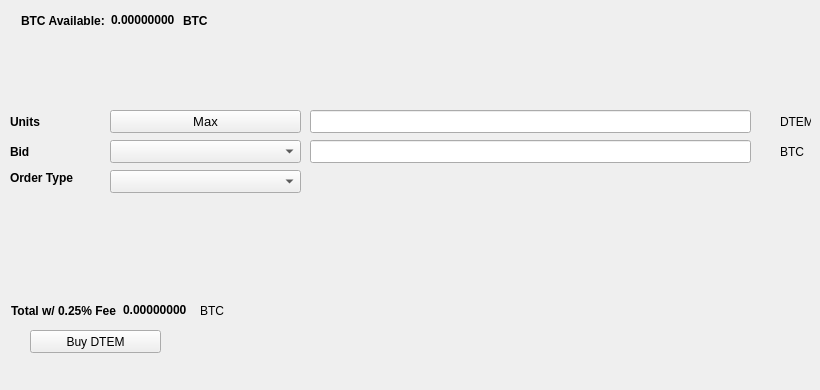
   <widget class="QWidget" name="BuyTab">
    <attribute name="title">
     <string>Buy</string>
    </attribute>
    <widget class="QPushButton" name="BuyDSTEM">
     <property name="geometry">
      <rect>
       <x>30</x>
       <y>330</y>
       <width>131</width>
       <height>23</height>
      </rect>
     </property>
     <property name="text">
      <string>Buy DTEM</string>
     </property>
     <property name="icon">
      <iconset resource="../dystem.qrc">
       <normaloff>:/icons/bitcoin</normaloff>:/icons/bitcoin</iconset>
     </property>
    </widget>
    <widget class="QLabel" name="label_3">
     <property name="geometry">
      <rect>
       <x>10</x>
       <y>110</y>
       <width>46</width>
       <height>23</height>
      </rect>
     </property>
     <property name="font">
      <font>
       <weight>75</weight>
       <bold>true</bold>
      </font>
     </property>
     <property name="text">
      <string>Units</string>
     </property>
    </widget>
    <widget class="QLineEdit" name="UnitsInput">
     <property name="geometry">
      <rect>
       <x>310</x>
       <y>110</y>
       <width>441</width>
       <height>23</height>
      </rect>
     </property>
     <property name="font">
      <font>
       <pointsize>9</pointsize>
       <weight>75</weight>
       <bold>true</bold>
      </font>
     </property>
    </widget>
    <widget class="QLineEdit" name="BuyBidPriceEdit">
     <property name="geometry">
      <rect>
       <x>310</x>
       <y>140</y>
       <width>441</width>
       <height>23</height>
      </rect>
     </property>
     <property name="font">
      <font>
       <pointsize>9</pointsize>
       <weight>75</weight>
       <bold>true</bold>
      </font>
     </property>
    </widget>
    <widget class="QLabel" name="label_4">
     <property name="geometry">
      <rect>
       <x>780</x>
       <y>110</y>
       <width>31</width>
       <height>23</height>
      </rect>
     </property>
     <property name="text">
      <string>DTEM</string>
     </property>
    </widget>
    <widget class="QLabel" name="label_5">
     <property name="geometry">
      <rect>
       <x>780</x>
       <y>140</y>
       <width>31</width>
       <height>23</height>
      </rect>
     </property>
     <property name="text">
      <string>BTC</string>
     </property>
    </widget>
    <widget class="QLabel" name="label_6">
     <property name="geometry">
      <rect>
       <x>10</x>
       <y>140</y>
       <width>46</width>
       <height>23</height>
      </rect>
     </property>
     <property name="font">
      <font>
       <weight>75</weight>
       <bold>true</bold>
      </font>
     </property>
     <property name="text">
      <string>Bid</string>
     </property>
    </widget>
    <widget class="QLabel" name="label_7">
     <property name="geometry">
      <rect>
       <x>10</x>
       <y>170</y>
       <width>91</width>
       <height>16</height>
      </rect>
     </property>
     <property name="font">
      <font>
       <weight>75</weight>
       <bold>true</bold>
      </font>
     </property>
     <property name="text">
      <string>Order Type</string>
     </property>
    </widget>
    <widget class="QPushButton" name="Buy_Max_Amount">
     <property name="geometry">
      <rect>
       <x>110</x>
       <y>110</y>
       <width>191</width>
       <height>23</height>
      </rect>
     </property>
     <property name="font">
      <font>
       <pointsize>10</pointsize>
      </font>
     </property>
     <property name="text">
      <string>Max</string>
     </property>
    </widget>
    <widget class="QComboBox" name="BuyBidcomboBox">
     <property name="geometry">
      <rect>
       <x>110</x>
       <y>140</y>
       <width>191</width>
       <height>23</height>
      </rect>
     </property>
     <property name="font">
      <font>
       <pointsize>10</pointsize>
      </font>
     </property>
    </widget>
    <widget class="QComboBox" name="buyOrdertypeCombo">
     <property name="geometry">
      <rect>
       <x>110</x>
       <y>170</y>
       <width>191</width>
       <height>23</height>
      </rect>
     </property>
     <property name="font">
      <font>
       <pointsize>10</pointsize>
      </font>
     </property>
    </widget>
    <widget class="QWidget" name="layoutWidget1">
     <property name="geometry">
      <rect>
       <x>21</x>
       <y>11</y>
       <width>227</width>
       <height>19</height>
      </rect>
     </property>
     <layout class="QHBoxLayout" name="horizontalLayout_3">
      <item>
       <widget class="QLabel" name="label232">
        <property name="font">
         <font>
          <weight>75</weight>
          <bold>true</bold>
         </font>
        </property>
        <property name="text">
         <string>BTC Available:</string>
        </property>
       </widget>
      </item>
      <item>
       <widget class="QLabel" name="BtcAvailableLbl">
        <property name="palette">
         <palette>
          <active>
           <colorrole role="WindowText">
            <brush brushstyle="SolidPattern">
             <color alpha="255">
              <red>0</red>
              <green>0</green>
              <blue>0</blue>
             </color>
            </brush>
           </colorrole>
           <colorrole role="Button">
            <brush brushstyle="SolidPattern">
             <color alpha="255">
              <red>0</red>
              <green>170</green>
              <blue>0</blue>
             </color>
            </brush>
           </colorrole>
           <colorrole role="Light">
            <brush brushstyle="SolidPattern">
             <color alpha="255">
              <red>0</red>
              <green>255</green>
              <blue>0</blue>
             </color>
            </brush>
           </colorrole>
           <colorrole role="Midlight">
            <brush brushstyle="SolidPattern">
             <color alpha="255">
              <red>0</red>
              <green>212</green>
              <blue>0</blue>
             </color>
            </brush>
           </colorrole>
           <colorrole role="Dark">
            <brush brushstyle="SolidPattern">
             <color alpha="255">
              <red>0</red>
              <green>85</green>
              <blue>0</blue>
             </color>
            </brush>
           </colorrole>
           <colorrole role="Mid">
            <brush brushstyle="SolidPattern">
             <color alpha="255">
              <red>0</red>
              <green>113</green>
              <blue>0</blue>
             </color>
            </brush>
           </colorrole>
           <colorrole role="Text">
            <brush brushstyle="SolidPattern">
             <color alpha="255">
              <red>0</red>
              <green>170</green>
              <blue>0</blue>
             </color>
            </brush>
           </colorrole>
           <colorrole role="BrightText">
            <brush brushstyle="SolidPattern">
             <color alpha="255">
              <red>255</red>
              <green>255</green>
              <blue>255</blue>
             </color>
            </brush>
           </colorrole>
           <colorrole role="ButtonText">
            <brush brushstyle="SolidPattern">
             <color alpha="255">
              <red>0</red>
              <green>0</green>
              <blue>0</blue>
             </color>
            </brush>
           </colorrole>
           <colorrole role="Base">
            <brush brushstyle="SolidPattern">
             <color alpha="255">
              <red>255</red>
              <green>255</green>
              <blue>255</blue>
             </color>
            </brush>
           </colorrole>
           <colorrole role="Window">
            <brush brushstyle="SolidPattern">
             <color alpha="255">
              <red>0</red>
              <green>170</green>
              <blue>0</blue>
             </color>
            </brush>
           </colorrole>
           <colorrole role="Shadow">
            <brush brushstyle="SolidPattern">
             <color alpha="255">
              <red>0</red>
              <green>0</green>
              <blue>0</blue>
             </color>
            </brush>
           </colorrole>
           <colorrole role="AlternateBase">
            <brush brushstyle="SolidPattern">
             <color alpha="255">
              <red>127</red>
              <green>212</green>
              <blue>127</blue>
             </color>
            </brush>
           </colorrole>
           <colorrole role="ToolTipBase">
            <brush brushstyle="SolidPattern">
             <color alpha="255">
              <red>255</red>
              <green>255</green>
              <blue>220</blue>
             </color>
            </brush>
           </colorrole>
           <colorrole role="ToolTipText">
            <brush brushstyle="SolidPattern">
             <color alpha="255">
              <red>0</red>
              <green>0</green>
              <blue>0</blue>
             </color>
            </brush>
           </colorrole>
          </active>
          <inactive>
           <colorrole role="WindowText">
            <brush brushstyle="SolidPattern">
             <color alpha="255">
              <red>0</red>
              <green>0</green>
              <blue>0</blue>
             </color>
            </brush>
           </colorrole>
           <colorrole role="Button">
            <brush brushstyle="SolidPattern">
             <color alpha="255">
              <red>0</red>
              <green>170</green>
              <blue>0</blue>
             </color>
            </brush>
           </colorrole>
           <colorrole role="Light">
            <brush brushstyle="SolidPattern">
             <color alpha="255">
              <red>0</red>
              <green>255</green>
              <blue>0</blue>
             </color>
            </brush>
           </colorrole>
           <colorrole role="Midlight">
            <brush brushstyle="SolidPattern">
             <color alpha="255">
              <red>0</red>
              <green>212</green>
              <blue>0</blue>
             </color>
            </brush>
           </colorrole>
           <colorrole role="Dark">
            <brush brushstyle="SolidPattern">
             <color alpha="255">
              <red>0</red>
              <green>85</green>
              <blue>0</blue>
             </color>
            </brush>
           </colorrole>
           <colorrole role="Mid">
            <brush brushstyle="SolidPattern">
             <color alpha="255">
              <red>0</red>
              <green>113</green>
              <blue>0</blue>
             </color>
            </brush>
           </colorrole>
           <colorrole role="Text">
            <brush brushstyle="SolidPattern">
             <color alpha="255">
              <red>0</red>
              <green>170</green>
              <blue>0</blue>
             </color>
            </brush>
           </colorrole>
           <colorrole role="BrightText">
            <brush brushstyle="SolidPattern">
             <color alpha="255">
              <red>255</red>
              <green>255</green>
              <blue>255</blue>
             </color>
            </brush>
           </colorrole>
           <colorrole role="ButtonText">
            <brush brushstyle="SolidPattern">
             <color alpha="255">
              <red>0</red>
              <green>0</green>
              <blue>0</blue>
             </color>
            </brush>
           </colorrole>
           <colorrole role="Base">
            <brush brushstyle="SolidPattern">
             <color alpha="255">
              <red>255</red>
              <green>255</green>
              <blue>255</blue>
             </color>
            </brush>
           </colorrole>
           <colorrole role="Window">
            <brush brushstyle="SolidPattern">
             <color alpha="255">
              <red>0</red>
              <green>170</green>
              <blue>0</blue>
             </color>
            </brush>
           </colorrole>
           <colorrole role="Shadow">
            <brush brushstyle="SolidPattern">
             <color alpha="255">
              <red>0</red>
              <green>0</green>
              <blue>0</blue>
             </color>
            </brush>
           </colorrole>
           <colorrole role="AlternateBase">
            <brush brushstyle="SolidPattern">
             <color alpha="255">
              <red>127</red>
              <green>212</green>
              <blue>127</blue>
             </color>
            </brush>
           </colorrole>
           <colorrole role="ToolTipBase">
            <brush brushstyle="SolidPattern">
             <color alpha="255">
              <red>255</red>
              <green>255</green>
              <blue>220</blue>
             </color>
            </brush>
           </colorrole>
           <colorrole role="ToolTipText">
            <brush brushstyle="SolidPattern">
             <color alpha="255">
              <red>0</red>
              <green>0</green>
              <blue>0</blue>
             </color>
            </brush>
           </colorrole>
          </inactive>
          <disabled>
           <colorrole role="WindowText">
            <brush brushstyle="SolidPattern">
             <color alpha="255">
              <red>0</red>
              <green>85</green>
              <blue>0</blue>
             </color>
            </brush>
           </colorrole>
           <colorrole role="Button">
            <brush brushstyle="SolidPattern">
             <color alpha="255">
              <red>0</red>
              <green>170</green>
              <blue>0</blue>
             </color>
            </brush>
           </colorrole>
           <colorrole role="Light">
            <brush brushstyle="SolidPattern">
             <color alpha="255">
              <red>0</red>
              <green>255</green>
              <blue>0</blue>
             </color>
            </brush>
           </colorrole>
           <colorrole role="Midlight">
            <brush brushstyle="SolidPattern">
             <color alpha="255">
              <red>0</red>
              <green>212</green>
              <blue>0</blue>
             </color>
            </brush>
           </colorrole>
           <colorrole role="Dark">
            <brush brushstyle="SolidPattern">
             <color alpha="255">
              <red>0</red>
              <green>85</green>
              <blue>0</blue>
             </color>
            </brush>
           </colorrole>
           <colorrole role="Mid">
            <brush brushstyle="SolidPattern">
             <color alpha="255">
              <red>0</red>
              <green>113</green>
              <blue>0</blue>
             </color>
            </brush>
           </colorrole>
           <colorrole role="Text">
            <brush brushstyle="SolidPattern">
             <color alpha="255">
              <red>0</red>
              <green>85</green>
              <blue>0</blue>
             </color>
            </brush>
           </colorrole>
           <colorrole role="BrightText">
            <brush brushstyle="SolidPattern">
             <color alpha="255">
              <red>255</red>
              <green>255</green>
              <blue>255</blue>
             </color>
            </brush>
           </colorrole>
           <colorrole role="ButtonText">
            <brush brushstyle="SolidPattern">
             <color alpha="255">
              <red>0</red>
              <green>85</green>
              <blue>0</blue>
             </color>
            </brush>
           </colorrole>
           <colorrole role="Base">
            <brush brushstyle="SolidPattern">
             <color alpha="255">
              <red>0</red>
              <green>170</green>
              <blue>0</blue>
             </color>
            </brush>
           </colorrole>
           <colorrole role="Window">
            <brush brushstyle="SolidPattern">
             <color alpha="255">
              <red>0</red>
              <green>170</green>
              <blue>0</blue>
             </color>
            </brush>
           </colorrole>
           <colorrole role="Shadow">
            <brush brushstyle="SolidPattern">
             <color alpha="255">
              <red>0</red>
              <green>0</green>
              <blue>0</blue>
             </color>
            </brush>
           </colorrole>
           <colorrole role="AlternateBase">
            <brush brushstyle="SolidPattern">
             <color alpha="255">
              <red>0</red>
              <green>170</green>
              <blue>0</blue>
             </color>
            </brush>
           </colorrole>
           <colorrole role="ToolTipBase">
            <brush brushstyle="SolidPattern">
             <color alpha="255">
              <red>255</red>
              <green>255</green>
              <blue>220</blue>
             </color>
            </brush>
           </colorrole>
           <colorrole role="ToolTipText">
            <brush brushstyle="SolidPattern">
             <color alpha="255">
              <red>0</red>
              <green>0</green>
              <blue>0</blue>
             </color>
            </brush>
           </colorrole>
          </disabled>
         </palette>
        </property>
        <property name="font">
         <font>
          <weight>75</weight>
          <bold>true</bold>
         </font>
        </property>
        <property name="text">
         <string>0.00000000</string>
        </property>
        <property name="textInteractionFlags">
         <set>Qt::LinksAccessibleByMouse|Qt::TextSelectableByKeyboard|Qt::TextSelectableByMouse</set>
        </property>
       </widget>
      </item>
      <item>
       <widget class="QLabel" name="BtcAvailableLbl_2">
        <property name="font">
         <font>
          <weight>75</weight>
          <bold>true</bold>
         </font>
        </property>
        <property name="text">
         <string>BTC</string>
        </property>
       </widget>
      </item>
     </layout>
    </widget>
    <widget class="QWidget" name="layoutWidge2">
     <property name="geometry">
      <rect>
       <x>11</x>
       <y>301</y>
       <width>259</width>
       <height>19</height>
      </rect>
     </property>
     <layout class="QHBoxLayout" name="horizontalLayout_4">
      <item>
       <widget class="QLabel" name="label_9">
        <property name="font">
         <font>
          <weight>75</weight>
          <bold>true</bold>
         </font>
        </property>
        <property name="text">
         <string>Total w/ 0.25% Fee</string>
        </property>
       </widget>
      </item>
      <item>
       <widget class="QLabel" name="BuyCostLabel">
        <property name="palette">
         <palette>
          <active>
           <colorrole role="WindowText">
            <brush brushstyle="SolidPattern">
             <color alpha="255">
              <red>0</red>
              <green>0</green>
              <blue>0</blue>
             </color>
            </brush>
           </colorrole>
           <colorrole role="Button">
            <brush brushstyle="SolidPattern">
             <color alpha="255">
              <red>0</red>
              <green>170</green>
              <blue>0</blue>
             </color>
            </brush>
           </colorrole>
           <colorrole role="Light">
            <brush brushstyle="SolidPattern">
             <color alpha="255">
              <red>0</red>
              <green>255</green>
              <blue>0</blue>
             </color>
            </brush>
           </colorrole>
           <colorrole role="Midlight">
            <brush brushstyle="SolidPattern">
             <color alpha="255">
              <red>0</red>
              <green>212</green>
              <blue>0</blue>
             </color>
            </brush>
           </colorrole>
           <colorrole role="Dark">
            <brush brushstyle="SolidPattern">
             <color alpha="255">
              <red>0</red>
              <green>85</green>
              <blue>0</blue>
             </color>
            </brush>
           </colorrole>
           <colorrole role="Mid">
            <brush brushstyle="SolidPattern">
             <color alpha="255">
              <red>0</red>
              <green>113</green>
              <blue>0</blue>
             </color>
            </brush>
           </colorrole>
           <colorrole role="Text">
            <brush brushstyle="SolidPattern">
             <color alpha="255">
              <red>0</red>
              <green>170</green>
              <blue>0</blue>
             </color>
            </brush>
           </colorrole>
           <colorrole role="BrightText">
            <brush brushstyle="SolidPattern">
             <color alpha="255">
              <red>255</red>
              <green>255</green>
              <blue>255</blue>
             </color>
            </brush>
           </colorrole>
           <colorrole role="ButtonText">
            <brush brushstyle="SolidPattern">
             <color alpha="255">
              <red>0</red>
              <green>0</green>
              <blue>0</blue>
             </color>
            </brush>
           </colorrole>
           <colorrole role="Base">
            <brush brushstyle="SolidPattern">
             <color alpha="255">
              <red>255</red>
              <green>255</green>
              <blue>255</blue>
             </color>
            </brush>
           </colorrole>
           <colorrole role="Window">
            <brush brushstyle="SolidPattern">
             <color alpha="255">
              <red>0</red>
              <green>170</green>
              <blue>0</blue>
             </color>
            </brush>
           </colorrole>
           <colorrole role="Shadow">
            <brush brushstyle="SolidPattern">
             <color alpha="255">
              <red>0</red>
              <green>0</green>
              <blue>0</blue>
             </color>
            </brush>
           </colorrole>
           <colorrole role="AlternateBase">
            <brush brushstyle="SolidPattern">
             <color alpha="255">
              <red>127</red>
              <green>212</green>
              <blue>127</blue>
             </color>
            </brush>
           </colorrole>
           <colorrole role="ToolTipBase">
            <brush brushstyle="SolidPattern">
             <color alpha="255">
              <red>255</red>
              <green>255</green>
              <blue>220</blue>
             </color>
            </brush>
           </colorrole>
           <colorrole role="ToolTipText">
            <brush brushstyle="SolidPattern">
             <color alpha="255">
              <red>0</red>
              <green>0</green>
              <blue>0</blue>
             </color>
            </brush>
           </colorrole>
          </active>
          <inactive>
           <colorrole role="WindowText">
            <brush brushstyle="SolidPattern">
             <color alpha="255">
              <red>0</red>
              <green>0</green>
              <blue>0</blue>
             </color>
            </brush>
           </colorrole>
           <colorrole role="Button">
            <brush brushstyle="SolidPattern">
             <color alpha="255">
              <red>0</red>
              <green>170</green>
              <blue>0</blue>
             </color>
            </brush>
           </colorrole>
           <colorrole role="Light">
            <brush brushstyle="SolidPattern">
             <color alpha="255">
              <red>0</red>
              <green>255</green>
              <blue>0</blue>
             </color>
            </brush>
           </colorrole>
           <colorrole role="Midlight">
            <brush brushstyle="SolidPattern">
             <color alpha="255">
              <red>0</red>
              <green>212</green>
              <blue>0</blue>
             </color>
            </brush>
           </colorrole>
           <colorrole role="Dark">
            <brush brushstyle="SolidPattern">
             <color alpha="255">
              <red>0</red>
              <green>85</green>
              <blue>0</blue>
             </color>
            </brush>
           </colorrole>
           <colorrole role="Mid">
            <brush brushstyle="SolidPattern">
             <color alpha="255">
              <red>0</red>
              <green>113</green>
              <blue>0</blue>
             </color>
            </brush>
           </colorrole>
           <colorrole role="Text">
            <brush brushstyle="SolidPattern">
             <color alpha="255">
              <red>0</red>
              <green>170</green>
              <blue>0</blue>
             </color>
            </brush>
           </colorrole>
           <colorrole role="BrightText">
            <brush brushstyle="SolidPattern">
             <color alpha="255">
              <red>255</red>
              <green>255</green>
              <blue>255</blue>
             </color>
            </brush>
           </colorrole>
           <colorrole role="ButtonText">
            <brush brushstyle="SolidPattern">
             <color alpha="255">
              <red>0</red>
              <green>0</green>
              <blue>0</blue>
             </color>
            </brush>
           </colorrole>
           <colorrole role="Base">
            <brush brushstyle="SolidPattern">
             <color alpha="255">
              <red>255</red>
              <green>255</green>
              <blue>255</blue>
             </color>
            </brush>
           </colorrole>
           <colorrole role="Window">
            <brush brushstyle="SolidPattern">
             <color alpha="255">
              <red>0</red>
              <green>170</green>
              <blue>0</blue>
             </color>
            </brush>
           </colorrole>
           <colorrole role="Shadow">
            <brush brushstyle="SolidPattern">
             <color alpha="255">
              <red>0</red>
              <green>0</green>
              <blue>0</blue>
             </color>
            </brush>
           </colorrole>
           <colorrole role="AlternateBase">
            <brush brushstyle="SolidPattern">
             <color alpha="255">
              <red>127</red>
              <green>212</green>
              <blue>127</blue>
             </color>
            </brush>
           </colorrole>
           <colorrole role="ToolTipBase">
            <brush brushstyle="SolidPattern">
             <color alpha="255">
              <red>255</red>
              <green>255</green>
              <blue>220</blue>
             </color>
            </brush>
           </colorrole>
           <colorrole role="ToolTipText">
            <brush brushstyle="SolidPattern">
             <color alpha="255">
              <red>0</red>
              <green>0</green>
              <blue>0</blue>
             </color>
            </brush>
           </colorrole>
          </inactive>
          <disabled>
           <colorrole role="WindowText">
            <brush brushstyle="SolidPattern">
             <color alpha="255">
              <red>0</red>
              <green>85</green>
              <blue>0</blue>
             </color>
            </brush>
           </colorrole>
           <colorrole role="Button">
            <brush brushstyle="SolidPattern">
             <color alpha="255">
              <red>0</red>
              <green>170</green>
              <blue>0</blue>
             </color>
            </brush>
           </colorrole>
           <colorrole role="Light">
            <brush brushstyle="SolidPattern">
             <color alpha="255">
              <red>0</red>
              <green>255</green>
              <blue>0</blue>
             </color>
            </brush>
           </colorrole>
           <colorrole role="Midlight">
            <brush brushstyle="SolidPattern">
             <color alpha="255">
              <red>0</red>
              <green>212</green>
              <blue>0</blue>
             </color>
            </brush>
           </colorrole>
           <colorrole role="Dark">
            <brush brushstyle="SolidPattern">
             <color alpha="255">
              <red>0</red>
              <green>85</green>
              <blue>0</blue>
             </color>
            </brush>
           </colorrole>
           <colorrole role="Mid">
            <brush brushstyle="SolidPattern">
             <color alpha="255">
              <red>0</red>
              <green>113</green>
              <blue>0</blue>
             </color>
            </brush>
           </colorrole>
           <colorrole role="Text">
            <brush brushstyle="SolidPattern">
             <color alpha="255">
              <red>0</red>
              <green>85</green>
              <blue>0</blue>
             </color>
            </brush>
           </colorrole>
           <colorrole role="BrightText">
            <brush brushstyle="SolidPattern">
             <color alpha="255">
              <red>255</red>
              <green>255</green>
              <blue>255</blue>
             </color>
            </brush>
           </colorrole>
           <colorrole role="ButtonText">
            <brush brushstyle="SolidPattern">
             <color alpha="255">
              <red>0</red>
              <green>85</green>
              <blue>0</blue>
             </color>
            </brush>
           </colorrole>
           <colorrole role="Base">
            <brush brushstyle="SolidPattern">
             <color alpha="255">
              <red>0</red>
              <green>170</green>
              <blue>0</blue>
             </color>
            </brush>
           </colorrole>
           <colorrole role="Window">
            <brush brushstyle="SolidPattern">
             <color alpha="255">
              <red>0</red>
              <green>170</green>
              <blue>0</blue>
             </color>
            </brush>
           </colorrole>
           <colorrole role="Shadow">
            <brush brushstyle="SolidPattern">
             <color alpha="255">
              <red>0</red>
              <green>0</green>
              <blue>0</blue>
             </color>
            </brush>
           </colorrole>
           <colorrole role="AlternateBase">
            <brush brushstyle="SolidPattern">
             <color alpha="255">
              <red>0</red>
              <green>170</green>
              <blue>0</blue>
             </color>
            </brush>
           </colorrole>
           <colorrole role="ToolTipBase">
            <brush brushstyle="SolidPattern">
             <color alpha="255">
              <red>255</red>
              <green>255</green>
              <blue>220</blue>
             </color>
            </brush>
           </colorrole>
           <colorrole role="ToolTipText">
            <brush brushstyle="SolidPattern">
             <color alpha="255">
              <red>0</red>
              <green>0</green>
              <blue>0</blue>
             </color>
            </brush>
           </colorrole>
          </disabled>
         </palette>
        </property>
        <property name="font">
         <font>
          <weight>75</weight>
          <bold>true</bold>
         </font>
        </property>
        <property name="autoFillBackground">
         <bool>false</bool>
        </property>
        <property name="text">
         <string>0.00000000</string>
        </property>
        <property name="textInteractionFlags">
         <set>Qt::LinksAccessibleByMouse|Qt::TextSelectableByMouse</set>
        </property>
       </widget>
      </item>
      <item>
       <widget class="QLabel" name="label_10">
        <property name="font">
         <font>
          <weight>50</weight>
          <bold>false</bold>
         </font>
        </property>
        <property name="text">
         <string>BTC</string>
        </property>
       </widget>
      </item>
     </layout>
    </widget>
    <widget class="QLabel" name="label_24">
     <property name="geometry">
      <rect>
       <x>460</x>
       <y>300</y>
       <width>281</width>
       <height>81</height>
      </rect>
     </property>
     <property name="text">
      <string/>
     </property>
     <property name="pixmap">
      <pixmap>:/images/bittrex</pixmap>
     </property>
    </widget>
   </widget>
